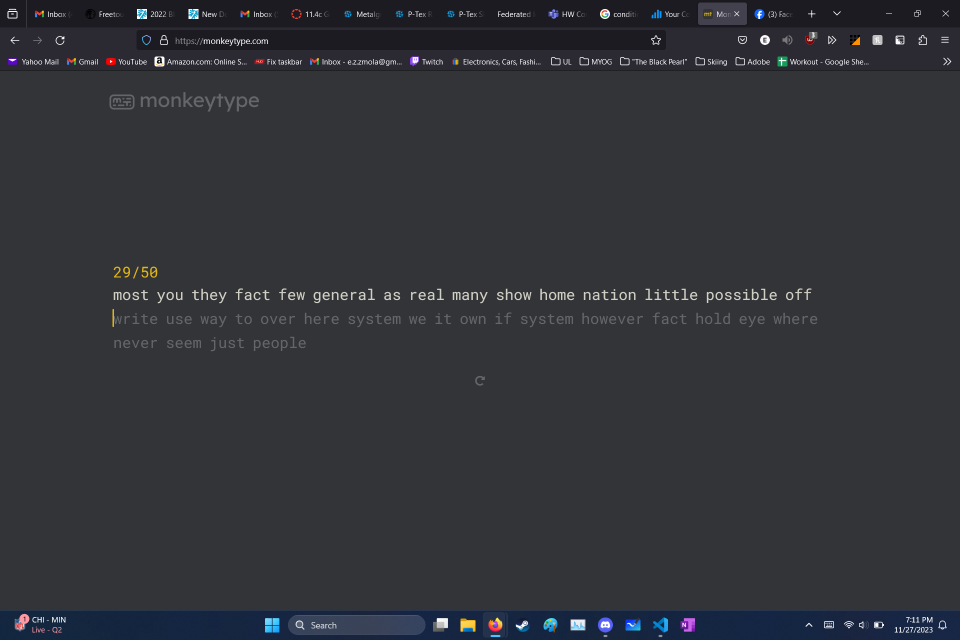
#> input picture typeProject/alphaPic/testing.png, 1920 x 1280 px (shown at 1/2 size)
$ python getMonkeyType.py
#> lines starting #> are read from the running program, lines starting #| are printed output that depends on the picture; pictures that were not available may be replaced by others from this repository, and a replacement may not be noted
import cv2 as cv
import numpy as np
import time
import pyautogui as pya

time.sleep(3)
pya.screenshot("alphaPic/testing.png")
letters = "abcdefghijklmnopqrstuvwxyz"
printVal =""
            #letterH = cv.imread("h.png",cv.IMREAD_GRAYSCALE)


img = cv.imread("alphaPic/testing.png",cv.IMREAD_GRAYSCALE)
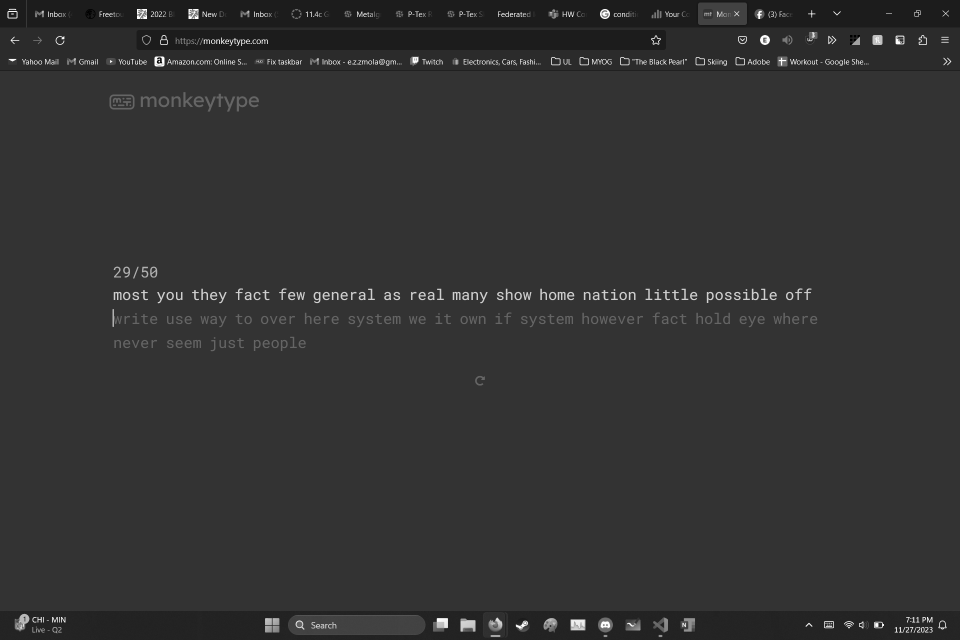
#> img: shape (1280, 1920) (shown at 1/2 size); min 0, max 255, mean 50.9
#cv.imshow("Display", img)

w = 16
h =25
#cv.imshow("signle letter", temp)
pt = [228,576]
spaceBool =False
repeatSpace= False
h_shift=0
endLine = False

space_count=0
img2 = img.copy()
pt_copy = pt[0]
for z in range(3):
    space_count = 0
    pt = [228,576+(48*(z))]
    endlLine = False
    repeatSpace = False
    spaceBool = True

    for i in range(84):
    # i = 0
    # while (endLine == False):
        #17.4 earlier
        spaceBool =True
        pt[0] = pt_copy + int(18*i) -space_count

        for x in letters:
            letter = cv.imread("alphaPic/" +x+".png",cv.IMREAD_GRAYSCALE )
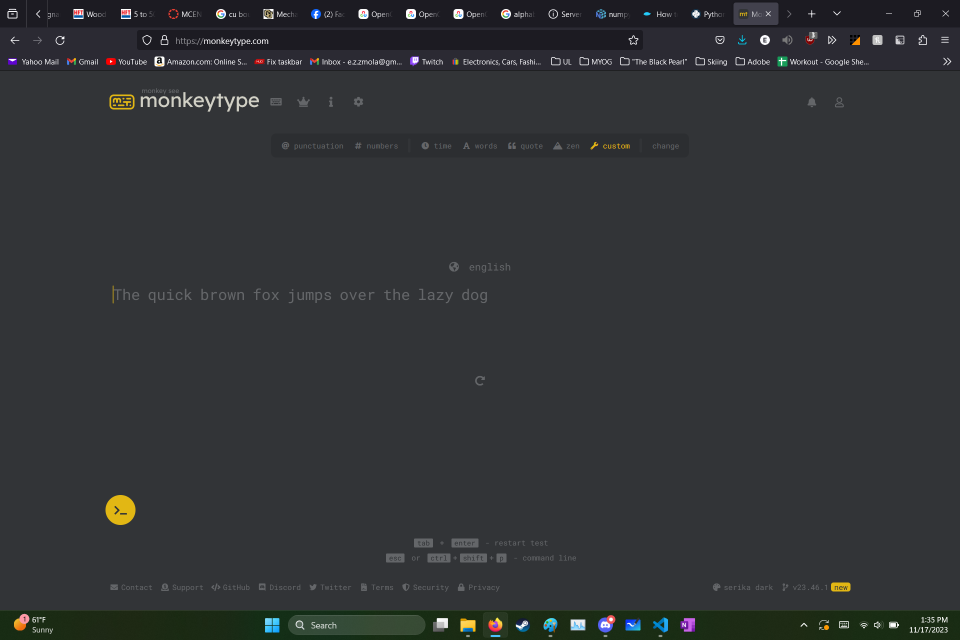
#> input picture typeProject/monkeyTest.png, 1920 x 1280 px, given in place of a.png, which was not available (shown at 1/2 size)
#> letter: shape (1280, 1920); min 0, max 255, mean 50.8
            res = cv.matchTemplate(img[pt[1]:pt[1] + h, pt[0]:pt[0] + w],letter,cv.TM_CCOEFF_NORMED)
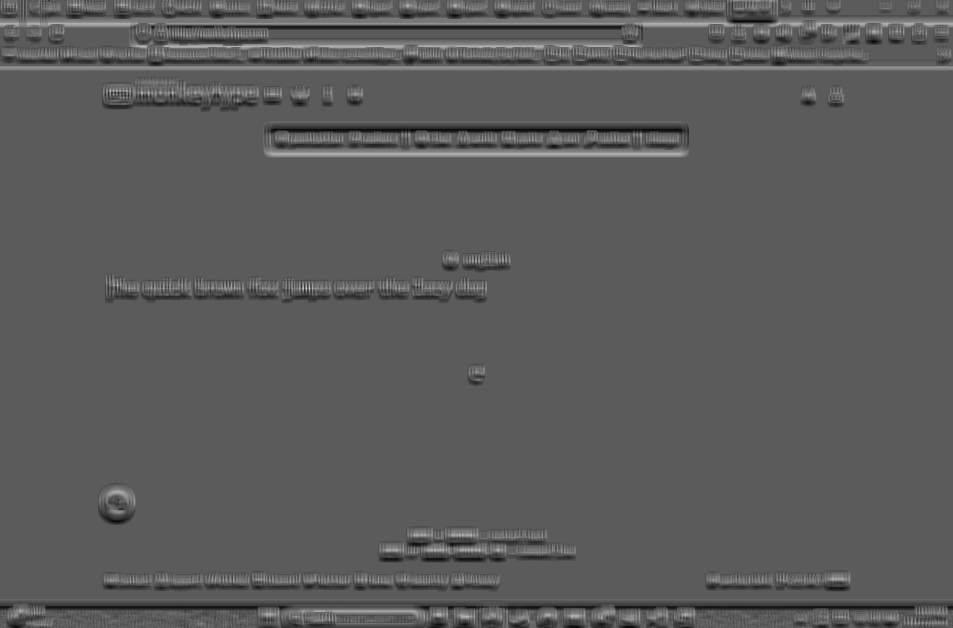
#> res: shape (1256, 1905) float32 (shown at 1/2 size); min -0.561, max 0.999, mean 0.00141; drawn with min black and max white
            #cv.rectangle(img2, pt, (pt[0] + w, pt[1] + h), (0,0,255), 1)
#> (the run stopped early here; a loop or call above may not have finished)
